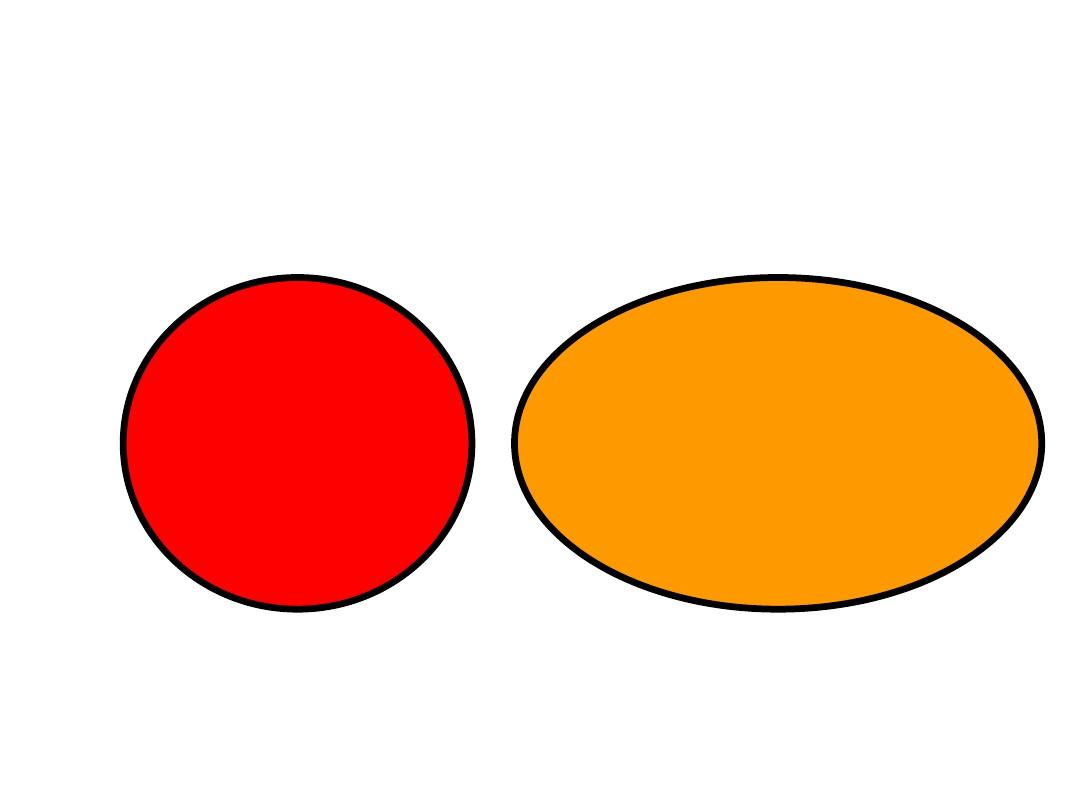
//> input picture opencv/view.jpg, 1080 x 810 px
$ ./椭圆拟合   (built with g++ and OpenCV 4)
//> lines starting //> are read from the running program, lines starting //| are printed output that depends on the picture
#include "cv.h"
#include "highgui.h"

int slider_pos = 70;//定义阈值
IplImage *image1 = 0, *image2 = 0, *image3 = 0;//定义IplImage变量
void process_image(int h);

int main(int argc, char ** argv)
{
	cv::Mat src = cv::imread("view.jpg");
//> src is the input picture: 810 rows x 1080 cols, CV_8UC3; mean B, G, R 186.3, 209.3, 249.8
	imshow("原始图", src);
	cv::Mat qz;
	medianBlur(src, qz, 3);//去噪
	imshow("去噪图", qz);
	cv::Mat src_gray;
	cvtColor(qz, src_gray, CV_RGB2GRAY);//灰度图像
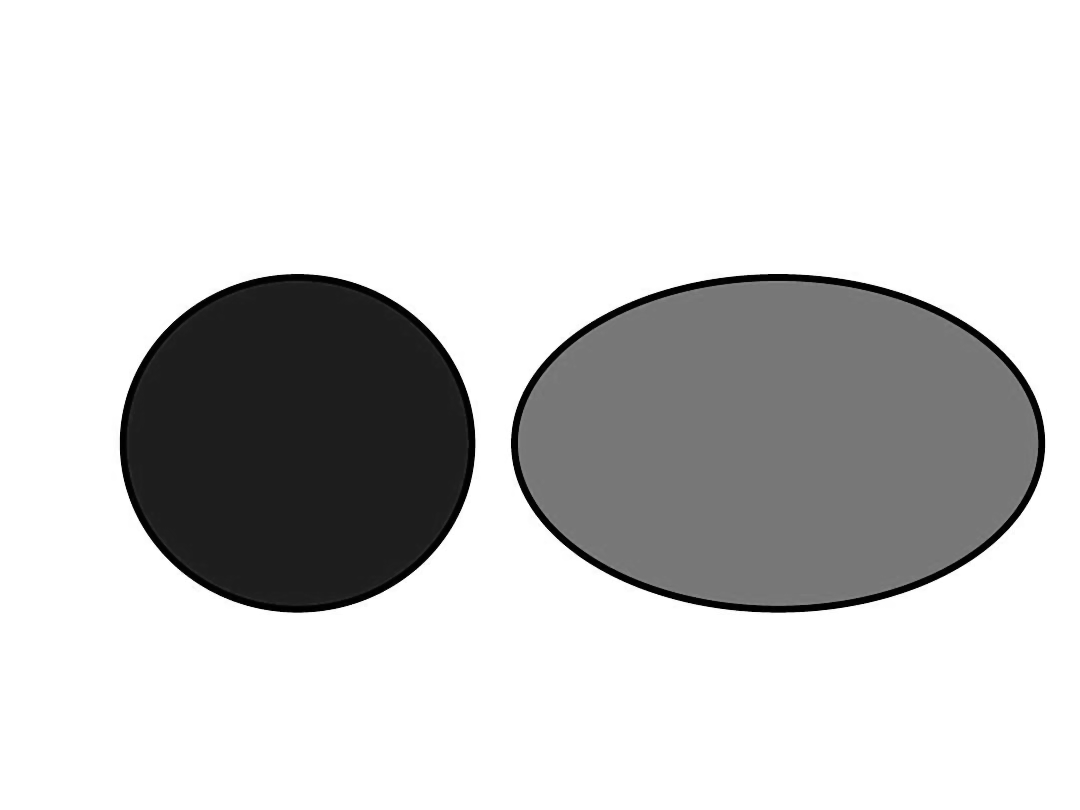
//> src_gray: 810 rows x 1080 cols, CV_8UC1; min 0, max 255, mean 207
	cv::Mat dst = src_gray.clone();//sobel
	int nRows = dst.rows;
//> nRows = 810
	int nCols = dst.cols;
//> nCols = 1080
	for (int i = 1; i < nRows - 1; i++)
	{
		for (int j = 1; j < nCols - 1; j++)
		{
			int temp1 = ((-1)*src_gray.at<uchar>(i - 1, j - 1) + src_gray.at<uchar>(i + 1, j - 1)
				+ (-2)*src_gray.at<uchar>(i - 1, j) + 2 * src_gray.at<uchar>(i + 1, j)
				+ (-1)*src_gray.at<uchar>(i - 1, j + 1) + src_gray.at<uchar>(i + 1, j + 1));

			int temp2 = (src_gray.at<uchar>(i - 1, j - 1) + 2 * src_gray.at<uchar>(i, j + 1) + src_gray.at<uchar>(i + 1, j - 1)
				+ (-1)*src_gray.at<uchar>(i - 1, j + 1) + (-2)*src_gray.at<uchar>(i, j + 1) + (-1)*src_gray.at<uchar>(i + 1, j + 1));

			dst.at<uchar>(i, j) = (uchar)sqrt(temp1*temp1 + temp2*temp2);
		}
	}
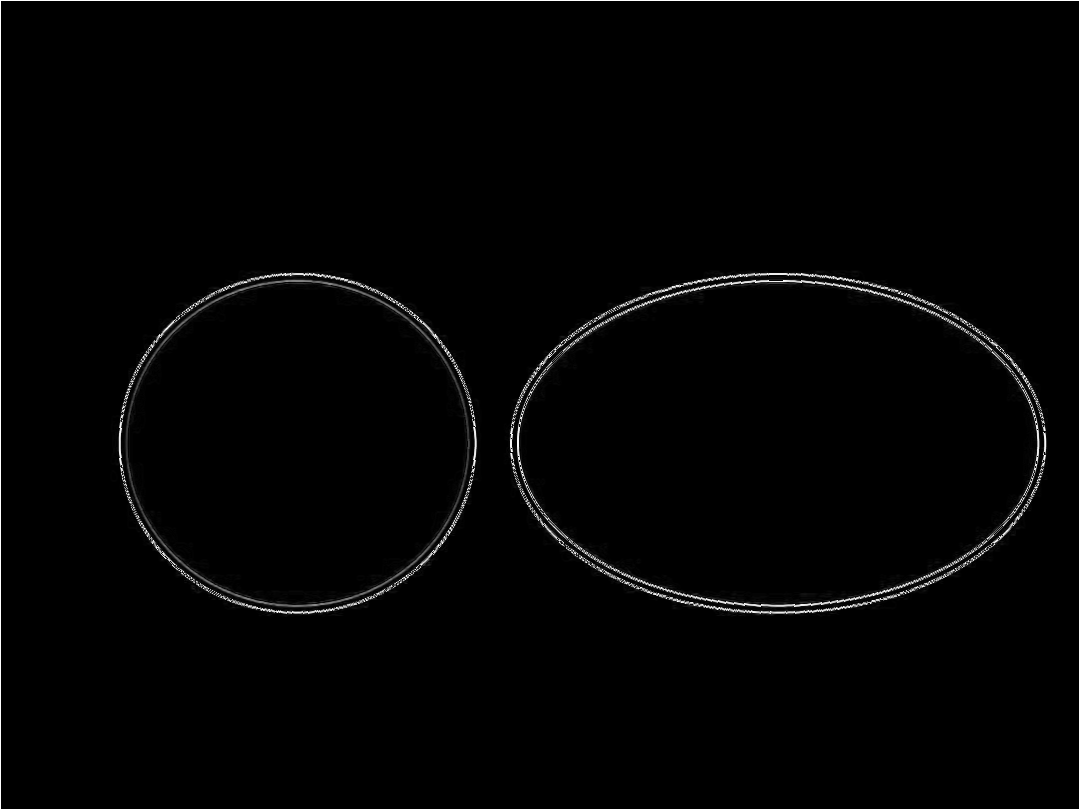
//> dst: 810 rows x 1080 cols, CV_8UC1; min 0, max 255, mean 3.6
	imshow("边缘提取", dst);
	imwrite("bytq.jpg", dst);

	const char *filename = "view.jpg";//因为前面的边缘提取处理的图像很差，这里还是用原图
	if ((image1 = cvLoadImage(filename, 0)) == 0)//强制转为灰度值
	{
		return -1;
	}
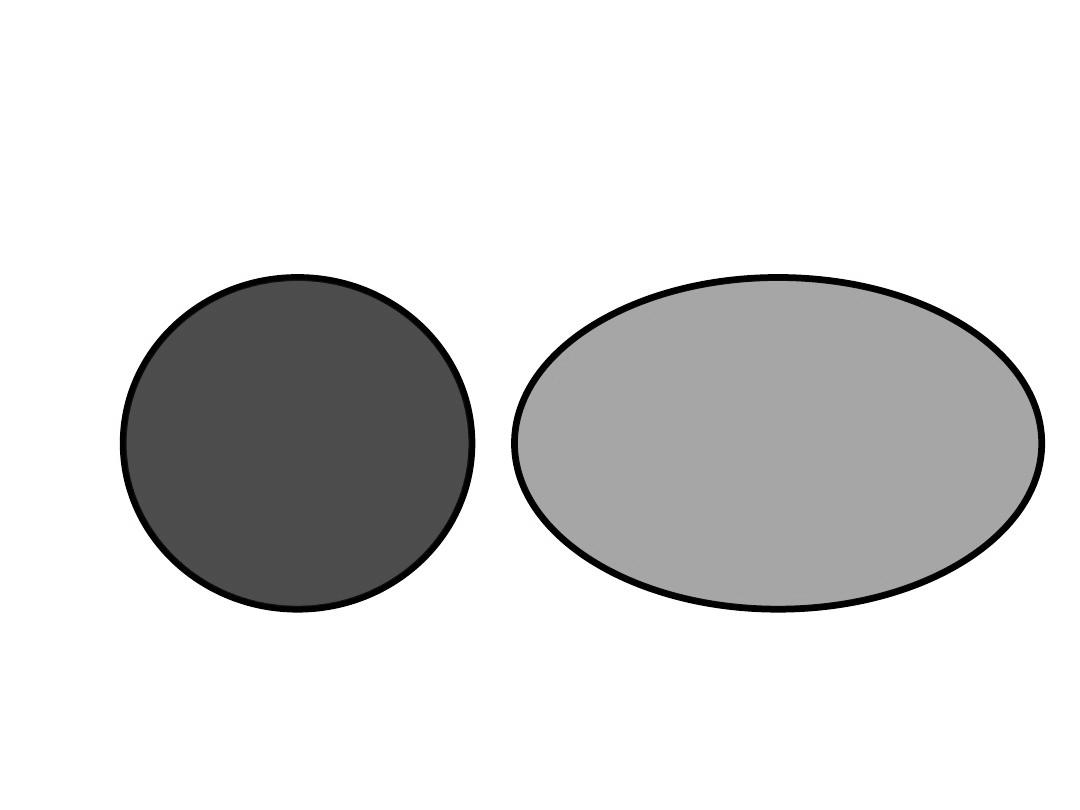
//> image1: 810 rows x 1080 cols, CV_8UC1; min 0, max 255, mean 218.8
	image2 = cvCloneImage(image1);
	image3 = cvCloneImage(image1);

	cvNamedWindow("椭圆拟合", 1);

	cvCreateTrackbar("阈值", "椭圆拟合", &slider_pos, 255, process_image);//可以修改阈值

	process_image(0);
	cvWaitKey(0);
	cvReleaseImage(&image2);
	cvDestroyWindow("椭圆拟合");
	return 0;
}

//这个函数寻找出轮廓、用椭圆拟合画出
void process_image(int h)
{
	CvMemStorage *stor;//定义数据结构变量
	CvSeq *cont;
//> (the run ends here: the program needs code that is not available in this run, at `CvBox2D32f *box;`)
